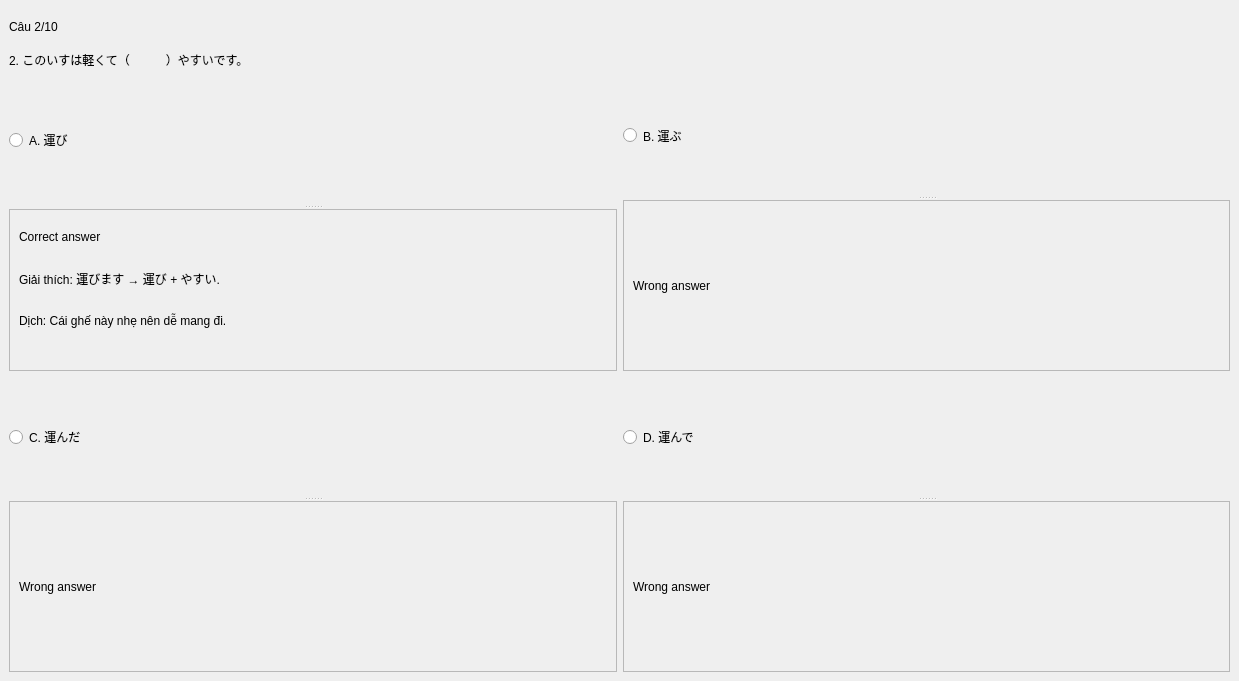
               <widget class="QWidget" name="bai2_cau2">
                <widget class="QLabel" name="bai2_progress2">
                 <property name="geometry">
                  <rect>
                   <x>9</x>
                   <y>9</y>
                   <width>103</width>
                   <height>36</height>
                  </rect>
                 </property>
                 <property name="text">
                  <string>Câu 2/10</string>
                 </property>
                </widget>
                <widget class="QWidget" name="">
                 <property name="geometry">
                  <rect>
                   <x>9</x>
                   <y>51</y>
                   <width>1221</width>
                   <height>621</height>
                  </rect>
                 </property>
                 <layout class="QGridLayout" name="gridLayout_10">
                  <item row="0" column="0" colspan="2">
                   <widget class="QLabel" name="bai2_question2">
                    <property name="text">
                     <string>2. このいすは軽くて（　　　）やすいです。</string>
                    </property>
                    <property name="wordWrap">
                     <bool>true</bool>
                    </property>
                   </widget>
                  </item>
                  <item row="1" column="0">
                   <widget class="QSplitter" name="splitter_32">
                    <property name="orientation">
                     <enum>Qt::Vertical</enum>
                    </property>
                    <widget class="QRadioButton" name="bai2_2_A">
                     <property name="text">
                      <string>A. 運び</string>
                     </property>
                    </widget>
                    <widget class="QFrame" name="frame_45">
                     <property name="frameShape">
                      <enum>QFrame::StyledPanel</enum>
                     </property>
                     <property name="frameShadow">
                      <enum>QFrame::Raised</enum>
                     </property>
                     <widget class="QLabel" name="label_83">
                      <property name="geometry">
                       <rect>
                        <x>10</x>
                        <y>10</y>
                        <width>172</width>
                        <height>36</height>
                       </rect>
                      </property>
                      <property name="text">
                       <string>Correct answer</string>
                      </property>
                     </widget>
                     <widget class="QLabel" name="label_84">
                      <property name="geometry">
                       <rect>
                        <x>10</x>
                        <y>52</y>
                        <width>397</width>
                        <height>36</height>
                       </rect>
                      </property>
                      <property name="text">
                       <string>Giải thích: 運びます → 運び + やすい.</string>
                      </property>
                     </widget>
                     <widget class="QLabel" name="label_82">
                      <property name="geometry">
                       <rect>
                        <x>10</x>
                        <y>94</y>
                        <width>442</width>
                        <height>36</height>
                       </rect>
                      </property>
                      <property name="text">
                       <string>Dịch: Cái ghế này nhẹ nên dễ mang đi.</string>
                      </property>
                     </widget>
                    </widget>
                   </widget>
                  </item>
                  <item row="1" column="1">
                   <widget class="QSplitter" name="splitter_33">
                    <property name="orientation">
                     <enum>Qt::Vertical</enum>
                    </property>
                    <widget class="QRadioButton" name="bai2_2_B">
                     <property name="text">
                      <string>B. 運ぶ</string>
                     </property>
                    </widget>
                    <widget class="QFrame" name="frame_46">
                     <property name="frameShape">
                      <enum>QFrame::StyledPanel</enum>
                     </property>
                     <property name="frameShadow">
                      <enum>QFrame::Raised</enum>
                     </property>
                     <layout class="QVBoxLayout" name="verticalLayout_32">
                      <item>
                       <widget class="QLabel" name="label_85">
                        <property name="text">
                         <string>Wrong answer</string>
                        </property>
                       </widget>
                      </item>
                     </layout>
                    </widget>
                   </widget>
                  </item>
                  <item row="2" column="0">
                   <widget class="QSplitter" name="splitter_31">
                    <property name="orientation">
                     <enum>Qt::Vertical</enum>
                    </property>
                    <widget class="QRadioButton" name="bai2_2_C">
                     <property name="text">
                      <string>C. 運んだ</string>
                     </property>
                    </widget>
                    <widget class="QFrame" name="frame_47">
                     <property name="frameShape">
                      <enum>QFrame::StyledPanel</enum>
                     </property>
                     <property name="frameShadow">
                      <enum>QFrame::Raised</enum>
                     </property>
                     <layout class="QVBoxLayout" name="verticalLayout_30">
                      <item>
                       <widget class="QLabel" name="label_86">
                        <property name="text">
                         <string>Wrong answer</string>
                        </property>
                       </widget>
                      </item>
                     </layout>
                    </widget>
                   </widget>
                  </item>
                  <item row="2" column="1">
                   <widget class="QSplitter" name="splitter_34">
                    <property name="orientation">
                     <enum>Qt::Vertical</enum>
                    </property>
                    <widget class="QRadioButton" name="bai2_2_D">
                     <property name="text">
                      <string>D. 運んで</string>
                     </property>
                    </widget>
                    <widget class="QFrame" name="frame_48">
                     <property name="frameShape">
                      <enum>QFrame::StyledPanel</enum>
                     </property>
                     <property name="frameShadow">
                      <enum>QFrame::Raised</enum>
                     </property>
                     <layout class="QVBoxLayout" name="verticalLayout_31">
                      <item>
                       <widget class="QLabel" name="label_87">
                        <property name="text">
                         <string>Wrong answer</string>
                        </property>
                       </widget>
                      </item>
                     </layout>
                    </widget>
                   </widget>
                  </item>
                 </layout>
                </widget>
               </widget>
